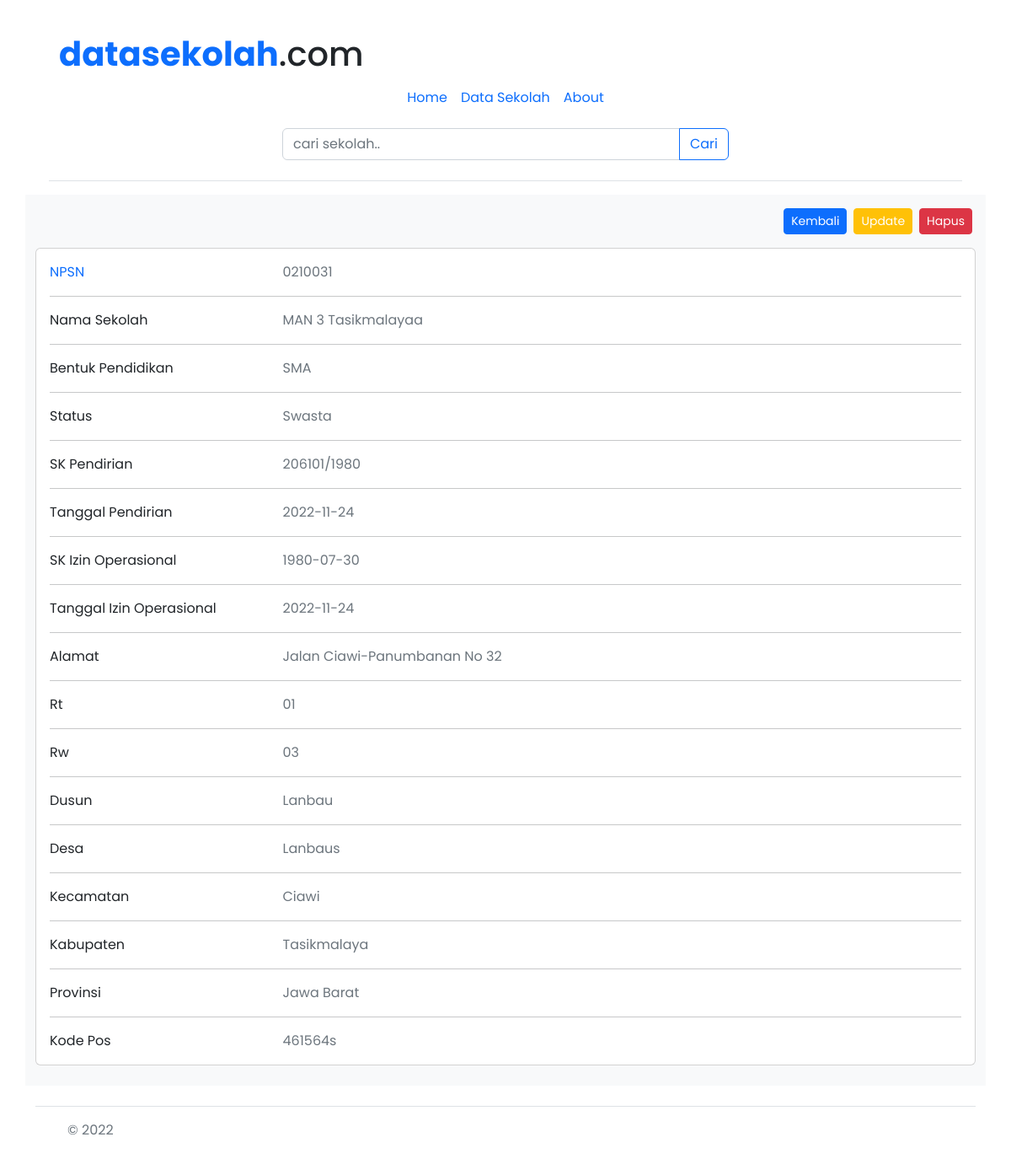
The app's page /uts-pemrograman-internet/public/datasekolah/detail/0210031 with its own data.
### tables this page shows
CREATE TABLE `profil_sekolah` (
  `npsn` varchar(8) NOT NULL,
  `status` enum('Negeri','Swasta') NOT NULL,
  `bentuk_pendidikan` enum('TK','SD','SMP','SMA','SMK') NOT NULL,
  `nama_sekolah` varchar(50) NOT NULL,
  `sk_pendirian` varchar(20) NOT NULL,
  `tgl_pendirian` date NOT NULL,
  `sk_izin_operasional` varchar(20) NOT NULL,
  `tgl_izin_operasional` date NOT NULL,
  `alamat` varchar(100) NOT NULL,
  `rt` varchar(3) NOT NULL,
  `rw` varchar(3) NOT NULL,
  `dusun` varchar(50) NOT NULL,
  `desa` varchar(50) NOT NULL,
  `kecamatan` varchar(50) NOT NULL,
  `kabupaten` varchar(50) NOT NULL,
  `provinsi` varchar(50) NOT NULL,
  `kode_pos` varchar(8) NOT NULL
);

### uts-pemrograman-internet/app/core/Controller.php (called while the page is built, shortened)
<?php
  class Controller{
    public function view($view,$data = [])
    {
      require_once '../app/views/' .$view .'.php';
    }
    public function model($model){
      return new $model;
    }
  }
?>

### uts-pemrograman-internet/app/controllers/Datasekolah.php (called while the page is built, shortened)
<?php
class Datasekolah extends Controller{
  public function detail($npsn){
    $data ['title'] = 'Detail Sekolah';
    $data['sekolah'] = $this->model('Sekolah_model')->getSekolahByNpsn($npsn);
    $this->view('templates/header',$data);
    $this->view('datasekolah/detail',$data);
    $this->view('templates/footer');
  }
}
?>

### uts-pemrograman-internet/app/core/App.php (called while the page is built, shortened)
<?php
class App {
    protected $method = 'index';
    protected $params = [];
    public function __construct()
    {
        $url = $this->parseURL();
        if (isset($url[0])) {
            if (file_exists('../app/controllers/' . $url[0] . '.php')) {
              unset($url[0]);
            }
          }
        $this->controller = new $this->controller;
        if( isset($url[1]) ) {
            if( method_exists($this->controller, $url[1]) ) {
                $this->method = $url[1];
                unset($url[1]);
            }
        }
        if( !empty($url) ) {
            $this->params = array_values($url);
        }
        call_user_func_array([$this->controller, $this->method], $this->params);
    }
    public function parseURL()
    {
        if( isset($_GET['url']) ) {
            $url = rtrim($_GET['url'], '/');
            $url = filter_var($url, FILTER_SANITIZE_URL);
            $url = explode('/', $url);
            return $url;
        }
    }
}

### uts-pemrograman-internet/public/index.php (called while the page is built, shortened)
<?php
  $app = new App;
?>

### uts-pemrograman-internet/app/core/Database.php (called while the page is built, shortened)
<?php
  class Database{
    private $host = DB_HOST;
    private $user = DB_USER;
    private $pass = DB_PASS;
    private $db_name = DB_NAME;
    private $dbh;
    private $stmt;
    public function __construct()
    {
        $dsn = 'mysql:host=' . $this->host . ';dbname=' . $this->db_name;
        $option = [
            PDO::ATTR_PERSISTENT => true,
            PDO::ATTR_ERRMODE => PDO::ERRMODE_EXCEPTION
        ];
        try {
            $this->dbh = new PDO($dsn, $this->user, $this->pass, $option);
        } catch(PDOException $e) {
            die($e->getMessage());
        }
    }
    public function query($query)
    {
        $this->stmt = $this->dbh->prepare($query);
    }
    public function bind($param, $value, $type = null)
    {
        if( is_null($type) ) {
            switch( true ) {
                default :
                    $type = PDO::PARAM_STR;
            }
        }
        $this->stmt->bindValue($param, $value, $type);
    }
    public function execute()
    {
        $this->stmt->execute();
    }
    public function single()
    {
        $this->execute();
        return $this->stmt->fetch(PDO::FETCH_ASSOC);
    }
  }
 ?>

### uts-pemrograman-internet/app/models/Sekolah_model.php (called while the page is built, shortened)
<?php
  class Sekolah_model {
    private $table = 'profil_sekolah';
    private $db;
    public function __construct()
    {
      $this->db = new Database;
    }
    public function getSekolahByNpsn($npsn)
    {
        $this->db->query('SELECT * FROM ' . $this->table . ' WHERE npsn=:npsn');
        $this->db->bind('npsn', $npsn);
        return $this->db->single();
    }
  }
?>

### uts-pemrograman-internet/app/views/datasekolah/detail.php (the view, shortened to what this page needs)
<section>
  <div class="container ">
    <div class="row bg-light">
      <div class="col-lg-12 mt-3 flex">
        <div class="card-body d-flex text-end justify-content-end">
          <a href="<?= BASEURL ?>datasekolah/" class="btn-primary btn btn-sm mx-1 mb-3">Kembali</a>
          <a href="<?= BASEURL ?>datasekolah/updateviadetail/<?= $data['sekolah']['npsn'] ?>" type="submit"data-id="<?= $data['sekolah']['npsn']; ?>" class="btn-warning text-white btn btn-sm mx-1 mb-3 tombolUpdateDataDetail" type="submit">Update</a>
          <a href="" class="btn-danger  btn btn-sm mx-1 mb-3"data-bs-toggle="modal" data-bs-target="#modalhapus" type="button">Hapus</a>
        </div>
        <div class="card mb-4">
          <div class="card-body">
            <div class="row">
              <div class="col-sm-3">
                <p class="mb-0 text-primary">NPSN</p>
              </div>
              <div class="col-sm-9">
                <p class="text-muted mb-0"><?= $data['sekolah']['npsn']; ?></p>
              </div>
            </div>
            <hr>
            <div class="row">
              <div class="col-sm-3">
                <p class="mb-0">Nama Sekolah</p>
              </div>
              <div class="col-sm-9">
                <p class="text-muted mb-0"><?= $data['sekolah']['nama_sekolah']; ?></p>
              </div>
            </div>
            <hr>
            <div class="row">
              <div class="col-sm-3">
                <p class="mb-0">Bentuk Pendidikan</p>
              </div>
              <div class="col-sm-9">
                <p class="text-muted mb-0"><?= $data['sekolah']['bentuk_pendidikan']; ?></p>
              </div>
            </div>
            <hr>
            <div class="row">
              <div class="col-sm-3">
                <p class="mb-0">Status</p>
              </div>
              <div class="col-sm-9">
                <p class="text-muted mb-0"><?= $data['sekolah']['status']; ?></p>
              </div>
            </div>
            <hr>
            <div class="row">
              <div class="col-sm-3">
                <p class="mb-0">SK Pendirian</p>
              </div>
              <div class="col-sm-9">
                <p class="text-muted mb-0"><?= $data['sekolah']['sk_pendirian']; ?></p>
              </div>
            </div>
            <hr>
            <div class="row">
              <div class="col-sm-3">
                <p class="mb-0">Tanggal Pendirian</p>
              </div>
              <div class="col-sm-9">
                <p class="text-muted mb-0"><?= $data['sekolah']['tgl_pendirian']; ?></p>
              </div>
            </div>
            <hr>
            <div class="row">
              <div class="col-sm-3">
                <p class="mb-0">SK Izin Operasional</p>
              </div>
              <div class="col-sm-9">
                <p class="text-muted mb-0"><?= $data['sekolah']['sk_izin_operasional']; ?></p>
              </div>
            </div>
            <hr>
            <div class="row">
              <div class="col-sm-3">
                <p class="mb-0">Tanggal Izin Operasional</p>
              </div>
              <div class="col-sm-9">
                <p class="text-muted mb-0"><?= $data['sekolah']['tgl_izin_operasional']; ?></p>
              </div>
            </div>
            <hr>
            <div class="row">
              <div class="col-sm-3">
                <p class="mb-0">Alamat</p>
              </div>
              <div class="col-sm-9">
                <p class="text-muted mb-0"><?= $data['sekolah']['alamat']; ?></p>
              </div>
            </div>
            <hr>
            <div class="row">
              <div class="col-sm-3">
                <p class="mb-0">Rt</p>
              </div>
              <div class="col-sm-9">
                <p class="text-muted mb-0"><?= $data['sekolah']['rt']; ?></p>
              </div>
            </div>
            <hr>
            <div class="row">
              <div class="col-sm-3">
                <p class="mb-0">Rw</p>
              </div>
              <div class="col-sm-9">
                <p class="text-muted mb-0"><?= $data['sekolah']['rw']; ?></p>
              </div>
            </div>
            <hr>
            <div class="row">
              <div class="col-sm-3">
                <p class="mb-0">Dusun</p>
              </div>
              <div class="col-sm-9">
                <p class="text-muted mb-0"><?= $data['sekolah']['dusun']; ?></p>
              </div>
            </div>
            <hr>
            <div class="row">
              <div class="col-sm-3">
                <p class="mb-0">Desa</p>
              </div>
              <div class="col-sm-9">
                <p class="text-muted mb-0"><?= $data['sekolah']['desa']; ?></p>
              </div>
            </div>
            <hr>
            <div class="row">
              <div class="col-sm-3">
                <p class="mb-0">Kecamatan</p>
              </div>
              <div class="col-sm-9">
                <p class="text-muted mb-0"><?= $data['sekolah']['kecamatan']; ?></p>
              </div>
            </div>
            <hr>
            <div class="row">
              <div class="col-sm-3">
                <p class="mb-0">Kabupaten</p>
              </div>
              <div class="col-sm-9">
                <p class="text-muted mb-0"><?= $data['sekolah']['kabupaten']; ?></p>
              </div>
            </div>
            <hr>
            <div class="row">
              <div class="col-sm-3">
                <p class="mb-0">Provinsi</p>
              </div>
              <div class="col-sm-9">
                <p class="text-muted mb-0"><?= $data['sekolah']['provinsi']; ?></p>
              </div>
            </div>
            <hr>
            <div class="row">
              <div class="col-sm-3">
                <p class="mb-0">Kode Pos</p>
              </div>
              <div class="col-sm-9">
                <p class="text-muted mb-0"><?= $data['sekolah']['kode_pos']; ?></p>
              </div>
            </div>
          </div>
        </div>
      </div>
    </div>
  </div>
</section>

### uts-pemrograman-internet/app/views/templates/header.php (shortened to what this page needs)
<!DOCTYPE html>
<html lang="en">
<head>
  <link href="https://cdn.jsdelivr.net/npm/bootstrap@5.2.2/dist/css/bootstrap.min.css" rel="stylesheet">
  <link rel="stylesheet" href="https://cdn.datatables.net/1.13.1/css/dataTables.bootstrap5.min.css">
</head>
<body>
  <div class="container">
    <header class="p-3 mx-auto">
      <div class="container border-bottom">
        <a href="/" class="d-flex align-items-center mt-4 mb-lg-0 text-dark text-decoration-none ">
          <h1><span class="text-primary fw-bold">datasekolah</span>.com</h1>
        </a>
        <div class="flex-wrap ">
          <ul class="nav col-12 col-lg-auto  me-lg-auto mb-2 justify-content-center mb-md-0">
            <li><a href="<?= BASEURL; ?>home" class="nav-link px-2 link-dark text-primary">Home</a></li>
            <li><a href="<?= BASEURL; ?>datasekolah" class="nav-link px-2 link-dark text-primary">Data Sekolah</a></li>
            <li><a href="<?= BASEURL; ?>about" class="nav-link px-2 link-dark text-primary">About</a></li>
          </ul>
        </div>
        <form action="<?= BASEURL ?>/datasekolah/search" method="post">
        <div class="input-group mb-4 mt-3 w-50 text-center justifiy-content-center align-items-center mx-auto">
          <input type="text" class="form-control" placeholder="cari sekolah.." id="keyword" name="keyword" autocomplete="off">
          <button class="btn btn-outline-primary" type="submit" id="tombolCari" name="tombolCari">Cari</button>
        </div>
        </form>
      </div>
    </header>
  </div>
</body>

### uts-pemrograman-internet/app/views/templates/footer.php (shortened to what this page needs)
<div class="container">
  <footer class="d-flex flex-wrap justify-content-between align-items-center py-3 my-4 border-top">
    <div class="col-md-4 d-flex align-items-center">
      <a href="/" class="mb-3 me-2 mb-md-0 text-muted text-decoration-none lh-1">
        <svg class="bi" width="30" height="24"><use xlink:href="#bootstrap"/></svg>
      </a>
      <span class="mb-3 mb-md-0 text-muted">&copy; 2022</span>
    </div>
    <ul class="nav col-md-4 justify-content-end list-unstyled d-flex">
      <li class="ms-3"><a class="text-muted" href="#"><svg class="bi" width="24" height="24"><use xlink:href="#twitter"/></svg></a></li>
      <li class="ms-3"><a class="text-muted" href="#"><svg class="bi" width="24" height="24"><use xlink:href="#instagram"/></svg></a></li>
      <li class="ms-3"><a class="text-muted" href="#"><svg class="bi" width="24" height="24"><use xlink:href="#facebook"/></svg></a></li>
    </ul>
  </footer>
</div>
</body>
</html>

### uts-pemrograman-internet/app/views/templates/header.php (style rules this page uses)
* { font-family: 'Poppins', sans-serif; }

### records on screen
profil_sekolah: npsn "0210031", nama_sekolah "MAN 3 Tasikmalayaa", bentuk_pendidikan "SMA", status "Swasta", sk_pendirian "206101/1980", tgl_pendirian "2022-11-24", sk_izin_operasional "1980-07-30", tgl_izin_operasional "2022-11-24", alamat "Jalan Ciawi-Panumbanan No 32", rt "01", rw "03", dusun "Lanbau", desa "Lanbaus", kecamatan "Ciawi", kabupaten "Tasikmalaya", provinsi "Jawa Barat", kode_pos "461564s"
